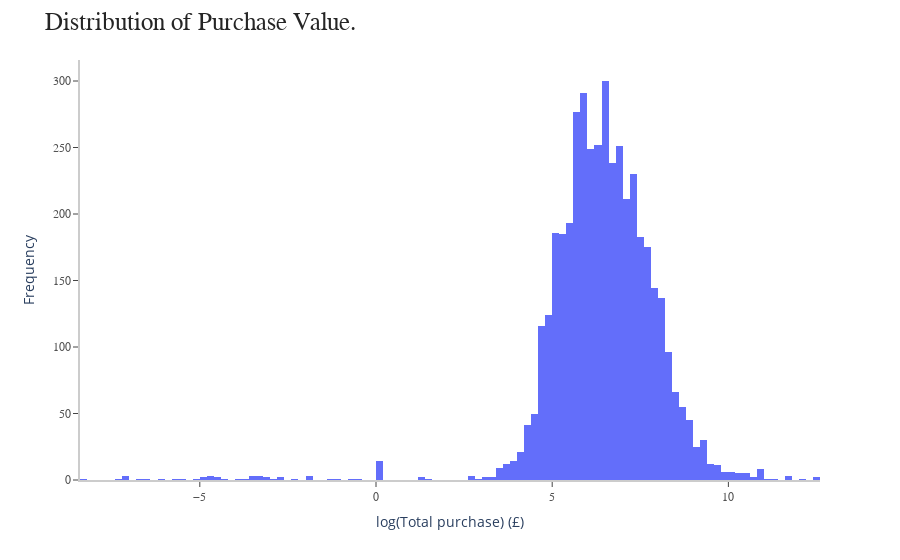

Write notebook code for a chart like this one.
### Code cell
fig = px.histogram(x=df_clusters['total_purchase'].apply(lambda x: np.sign(x)*np.log(np.abs(1+x))))

fig.update_layout(figure_layout(title_text='Distribution of Purchase Value.',
                                x_label='log(Total purchase) (£)',
                                y_label='Frequency'))
fig.show()

### Figure 1 — Plotly figure (JSON) as saved in the notebook; plotly's stock layout.template omitted (floating-point values rounded to 4 significant figures; data arrays with more than 128 entries replaced by an {"elided": "..."} marker saying what was removed)
{"data": [{"alignmentgroup": "True", "bingroup": "x", "hovertemplate": "x=%{x}<br>count=%{y}<extra></extra>", "legendgroup": "", "marker": {"color": "#636efa", "pattern": {"shape": ""}}, "name": "", "offsetgroup": "", "orientation": "v", "showlegend": false, "type": "histogram", "x": {"elided": "4334 float values"}, "xaxis": "x", "yaxis": "y"}], "layout": {"autosize": false, "barmode": "relative", "legend": {"tracegroupgap": 0}, "margin": {"t": 60}, "plot_bgcolor": "white", "showlegend": false, "title": {"font": {"color": "rgb(37,37,37)", "family": "Arial", "size": 25}, "text": "Distribution of Purchase Value."}, "xaxis": {"anchor": "y", "domain": [0, 1], "linecolor": "rgb(204, 204, 204)", "linewidth": 2, "showgrid": false, "showline": true, "showticklabels": true, "tickfont": {"color": "rgb(82, 82, 82)", "family": "Arial", "size": 12}, "ticks": "outside", "title": {"text": "log(Total purchase) (£)"}}, "yaxis": {"anchor": "x", "domain": [0, 1], "linecolor": "rgb(204, 204, 204)", "linewidth": 2, "showgrid": false, "showline": true, "showticklabels": true, "tickfont": {"color": "rgb(82, 82, 82)", "family": "Arial", "size": 12}, "ticks": "outside", "title": {"text": "Frequency"}}}}
